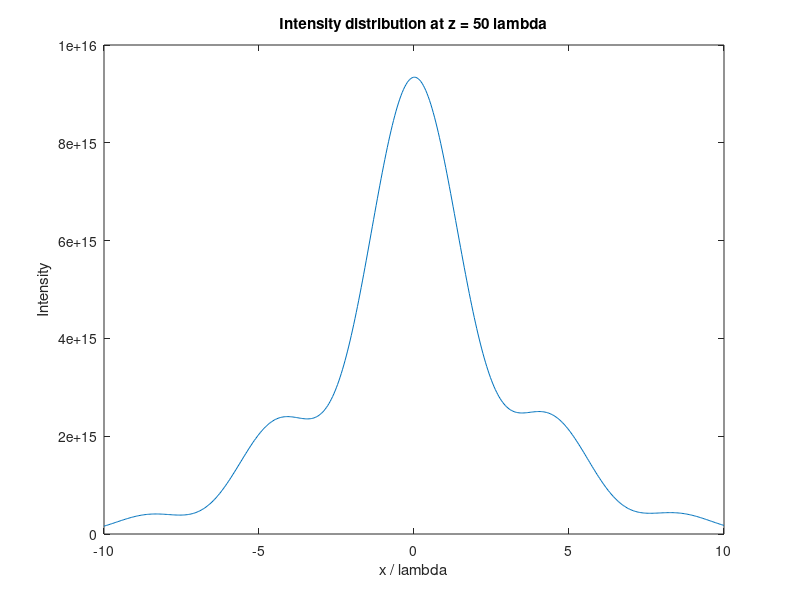
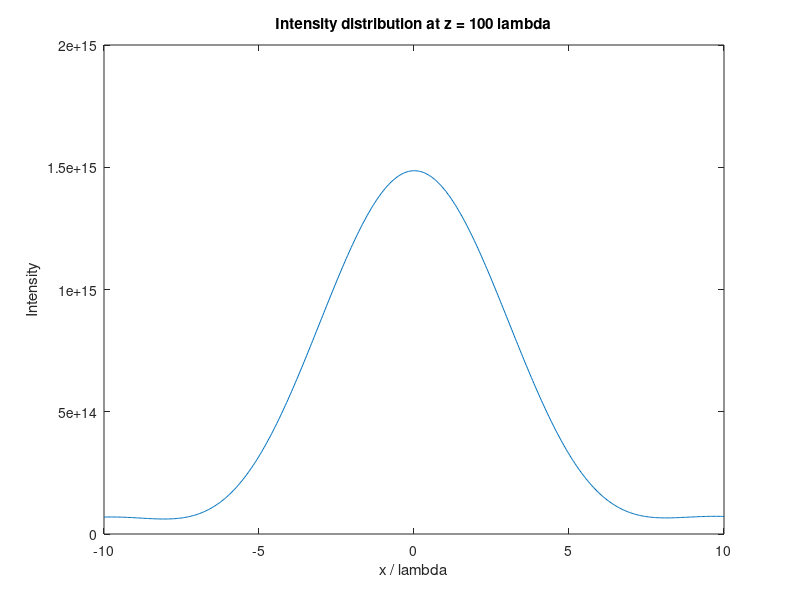

These figures' MATLAB source, in order:
clc; close all; clear all;

% Параметры
lambda = 532e-9; % длина волны в метрах
k = 2*pi / lambda; % волновое число
R = 15 * lambda / 2; % радиус апертуры
U0 = 1; % амплитуда волны на апертуре
z_values = [50 * lambda, 100 * lambda]; % расстояния от экрана
x_values = linspace(-10*lambda, 10*lambda, 500); % значения x для расчета

% Функция для расчета U
function U = calc_U(x, z, k, R, U0, lambda)
    r = linspace(0, R, 100); % Радиальные координаты
    theta = linspace(0, 2*pi, 100); % Угловые координаты

    [R_mesh, Theta_mesh] = meshgrid(r, theta); % Создаем сетку координат
    X_mesh = R_mesh .* cos(Theta_mesh); % Преобразование в декартовы координаты
    Y_mesh = R_mesh .* sin(Theta_mesh);

    % Расчет расстояния до каждой точки апертуры
    S_mesh = sqrt((x - X_mesh).^2 + Y_mesh.^2 + z^2);

    % Интегрирование с использованием векторизации
    dA = R_mesh .* lambda^2; % Элемент площади в полярных координатах
    U_integral = exp(i*k*S_mesh) ./ S_mesh .* (1 + i*k./S_mesh) .* dA;
    U = sum(U_integral(:)) / (i * lambda);
end

% Расчет и визуализация
for z = z_values
    U_x = arrayfun(@(x) calc_U(x, z, k, R, U0, lambda), x_values);
    I_x = abs(U_x).^2;
    figure;
    plot(x_values / lambda, I_x);
    xlabel('x / lambda');
    ylabel('Intensity');
    title(['Intensity distribution at z = ', num2str(z/lambda), ' lambda']);
end

